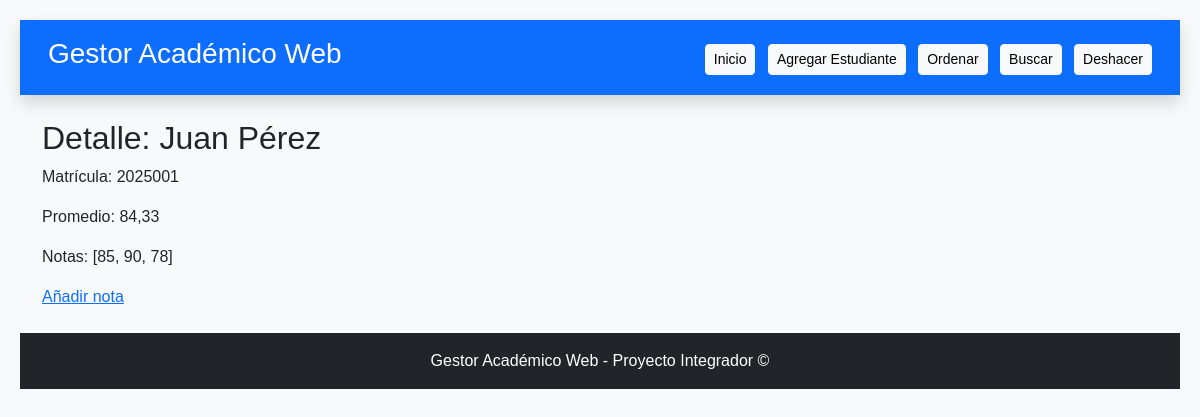
The page /student/2/ on the database its author committed.
### gestor_academico/models.py (models this page shows, shortened)
class Student(models.Model):
    matricula = models.CharField(max_length=20, unique=True)
    nombre = models.CharField(max_length=150)
    notas = models.JSONField(default=list, blank=True)
    def promedio(self):
        if not self.notas:
            return 0.0
        return round(sum(self.notas) / len(self.notas), 2)

### gestor_academico/views.py (the view)
# urls.py: path('student/<int:pk>/', views.student_detail, name='student_detail'),
def student_detail(request, pk):
    student = get_object_or_404(Student, pk=pk)
    return render(request, 'gestor_academico/student_detail.html', {'student': student})

### gestor_academico/templates/gestor_academico/student_detail.html
{% extends 'gestor_academico/base.html' %}
{% block content %}
<h2>Detalle: {{ student.nombre }}</h2>
<p>Matrícula: {{ student.matricula }}</p>
<p>Promedio: {{ student.promedio }}</p>
<p>Notas: {{ student.notas }}</p>
<a href="{% url 'add_grade' student.id %}">Añadir nota</a>
{% endblock %}

### gestor_academico/static/gestor_academico/css/style.css (style rules this page uses)
body { font-family: Arial, sans-serif; margin: 20px; }

### rows shown on the page
Student: nombre "Juan Pérez", matricula "2025001", promedio "84,33", notas "[85, 90, 78]"
